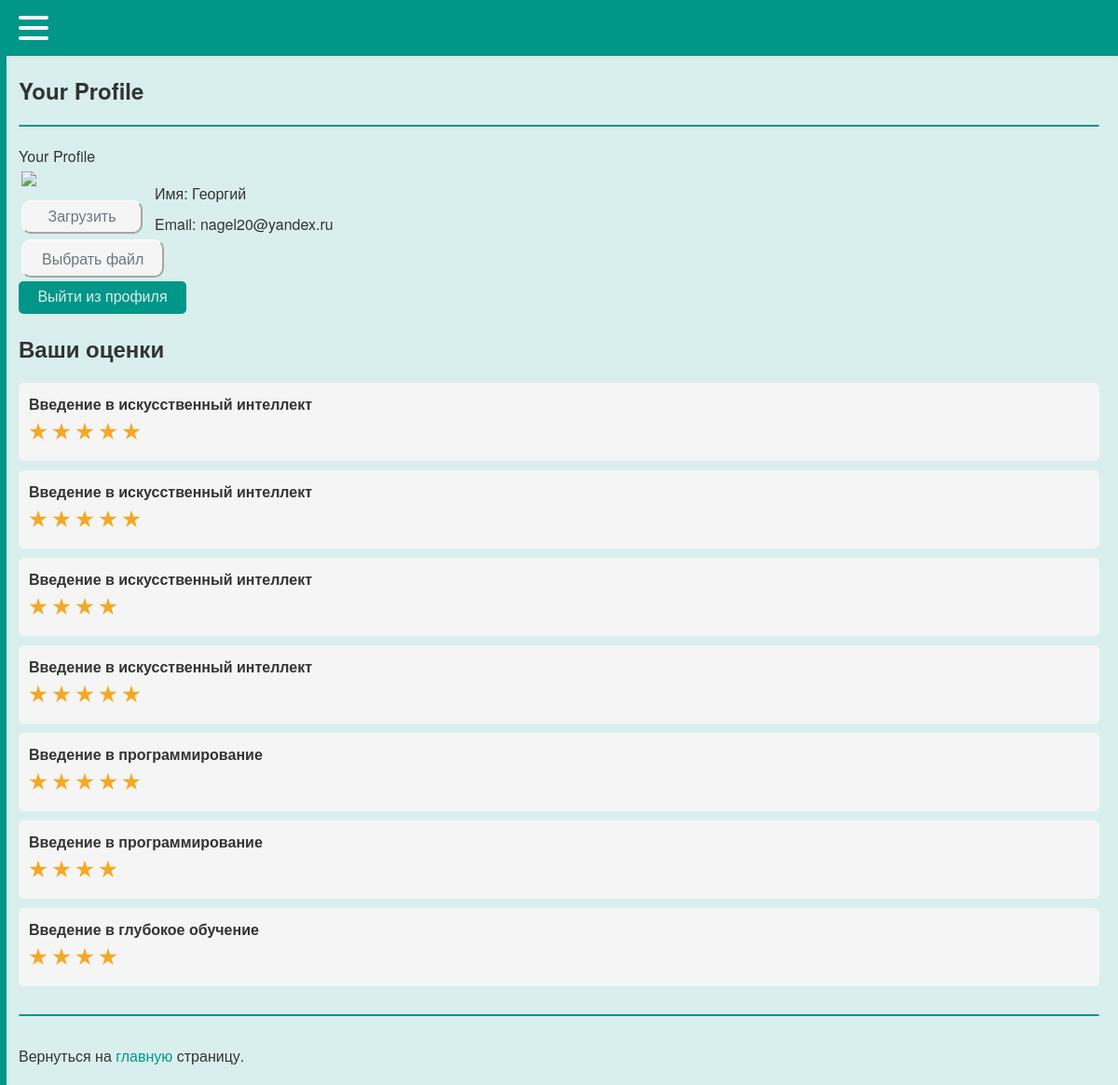
Screenshot of /profile (signed in) with the database file from the repository.
### tables this page shows
CREATE TABLE users (
id integer PRIMARY KEY AUTOINCREMENT,
name text NOT NULL,
email text NOT NULL,
psw text NOT NULL,
avatar BLOB DEFAULT NULL,
comments_numb integer,
time integer NOT NULL
);

CREATE TABLE comments (
id integer PRIMARY KEY AUTOINCREMENT,
username text,
text text,
mfkname text,
score text,
mfktitle text
);

### testApp.py (the view, shortened to what this page needs)
@app.route('/profile')
@login_required
def profile():
    for i in dbase.getUserCommentsNumb(current_user.getName()):
        print("i.score = ", i)
    your_comments = dbase.getUserCommentsNumb(current_user.getName())
    return render_template('profile.html', my_text="Your Profile", menu=menu, your_comments=your_comments)

### FDataBase.py (called while the page is built)
    def getUser(self, user_id):
        try:
            self.__cur.execute(f"SELECT * FROM users WHERE id = {user_id} LIMIT 1")
            res = self.__cur.fetchone()
            if not res:
                print("Пользователь не найден")
                return False
            return res
        except sqlite3.Error as e:
            print("Ошибка получения данных из БД " + str(e))
        return False

    def getUserCommentsNumb(self, name):
        try:
            self.__cur.execute(f"SELECT * FROM comments WHERE username LIKE '{name}'")
            res = self.__cur.fetchall()
            if res:
                return res
        except sqlite3.Error as e:
            print("Ошибка получения статьи из БД " + str(e))
        return (False, False)

### UserLogin.py (called while the page is built)
    def fromDB(self, user_id, db):
        self.__user = db.getUser(user_id)
        return self

    def getName(self):
        return self.__user['name'] if self.__user else "Без имени"

    def getEmail(self):
        return self.__user['email'] if self.__user else "Без email"

### testApp.py (called while the page is built)
def connect_db():
    conn = sqlite3.connect(app.config['DATABASE'])
    conn.row_factory = sqlite3.Row
    return conn

def get_db():
    if not hasattr(g, 'link_db'):
        g.link_db = connect_db()
    return g.link_db

@app.before_request
def before_request():
    global dbase
    db = get_db()
    dbase = FDataBase(db)

@login_manager.user_loader
def load_user(user_id):
    print("load_user")
    return UserLogin().fromDB(user_id, dbase)

### templates/profile.html (shortened to what this page needs)
{% extends 'index.html' %}
{% block content %}
{{ super() }}
<table border="0" class="profile-table">
         <tr>
             <td valign="top">
                   <div class="profile-ava"><img src="{{ url_for('userava') }}"></div>
                   <div class="profile-load">
                   <form action="{{url_for('upload')}}" method="POST" enctype="multipart/form-data">
                        <input class="my_btn" type="submit" value="Загрузить">
                        <div style="margin: 15px 0px 10px 0px;">
                            <label class="choose_file_label">
                                Выбрать&nbsp;файл
                            </label>
                        </div>
                   </form>
                   </div>
            </td>
            <td valign="top" class="profile-panel">
                   <ul class="profile-info">
                   <li>Имя: {{ current_user.getName() }}</li>
                   <li>Email: {{ current_user.getEmail() }}</li>
                   </ul>
            </td>
         </tr>
</table>
<a class="my_a" href="{{url_for('logout')}}">
  <div class="button_container">
    <div class="center">
      <button class="btn">
        <span class="btn_span">Выйти из профиля</span>
      </button>
    </div>
  </div>
</a>
    <h2>Ваши оценки</h2>
    <ul class="list-comments">
        {% for m in your_comments %}
            <li>
                <p style="margin: 0px 0 0px 0;" class="title">
                    {{m.mfktitle}}
                    <div class="comment_stars_background comment_container container">
                      <div class="comment_stars_background container__items">
                        {% for i in range(m.score|int) %}
                          <label class="comment_stars_background my_label" for="">
                            <div class="star-stroke">
                            </div>
                          </label>
                        {% endfor %}
                      </div>
                    </div>
            </li>
        {% endfor %}
    </ul>
{% endblock %}

### static/css/style.css (style rules this page uses)
:root { --primary-colour: #f8f9fa; --secondary-colour: hsl(38 90% 55%); --star-colour: hsl(38 90% 55%); --menu-blue: #009688; --my-background: #D9EFED; --my-white: #f5f5f5; --my-light-grey: #b3b3b3; --my-grey: #747474; }
body { font-family: 'Helvetica Neue', Helvetica, sans-serif; margin: 0; padding: 0; background: var(--my-background); }
a { color: #007bff; text-decoration: none; }
.my_a { color: #333; }
.my_btn { background-color: var(--my-white); border-color: #f8f9fa; color: #6c757d; border-radius: 10px; padding: 7px 20px; font-size: 16px; border-style: outset; }
.button_container { display: block; display: flex; flex-direction: column; justify-content: center; align-items: left; }
.center { width: 180px; height: 35px; position: relative; display: flex; align-items: left; }
.btn { width: 180px; height: 35px; cursor: pointer; background: var(--menu-blue); border: none; outline: none; transition: 0.7s ease-in-out; border: 2px solid var(--menu-blue); border-radius: 5px; border-color: var(--menu-blue); }
.btn_span { color: var(--my-background); font-size: 18px; font-weight: 100; font-size: 16px; }
ul.list-comments { list-style: none; margin: 0; padding: 0; }
ul.list-comments li { margin: 10px 0; padding: 10px; background: var(--my-white); border: 1px solid var(--my-white); border-radius: 5px; }
ul.list-comments .title { margin: -15px 0 10px 0; font-size: 16px; font-weight: bold; color: #333; }
.profile-table { border: none; }
.profile-ava img { max-width: 100%; height: auto; max-width: 130px; }
.profile-load { margin-top: 10px; max-width: 130px; }
.profile-load input[type="submit"] { display: block; width: 100%; margin-bottom: 5px; max-width: 130px; }
.profile-panel { padding: 10px; }
.profile-info { list-style: none; padding: 0; margin: 0; }
.profile-info li { padding-top: 5px; padding-bottom: 5px; }
.choose_file_label { background-color: var(--my-white); color: #6c757d; border-radius: 10px; padding: 7px 20px; border: 2px solid #f8f9fa; border-style: outset; font-size: 16px; cursor:pointer; }
.my_label { margin-right: 5px; }
.container { background: #f8f9fa; margin: 0; padding: 0; display: flex; align-items: center; }
.container .container__items { display: flex; align-items: left; justify-content: left; gap: -50px; }
.container .container__items label { aspect-ratio: 1; }
.container .container__items label .star-stroke { display: grid; place-items: center; width: 20px; height: 20px; background: var(--secondary-colour); clip-path: polygon(50% 0%, 61% 35%, 98% 35%, 68% 57%, 79% 91%, 50% 70%, 21% 91%, 32% 57%, 2% 35%, 39% 35%); }
.star-stroke { z-index: 10; }
.comment_container { background: #f8f9fa; margin: 0; padding: 0; display: flex; align-items: center; }
.comment_stars_background { background: var(--my-white); padding: 3px 0px 0px 0px; }

### rows the page displays
users: getName "Георгий", getEmail "nagel20@yandex.ru"
comments: mfktitle "Введение в искусственный интеллект", score "5" (drawn)
comments: mfktitle "Введение в искусственный интеллект", score "5" (drawn)
comments: mfktitle "Введение в искусственный интеллект", score "4" (drawn)
comments: mfktitle "Введение в искусственный интеллект", score "5" (drawn)
comments: mfktitle "Введение в программирование", score "5" (drawn)
comments: mfktitle "Введение в программирование", score "4" (drawn)
comments: mfktitle "Введение в глубокое обучение", score "4" (drawn)

### other values shown
{{ my_text }} "Your Profile"
